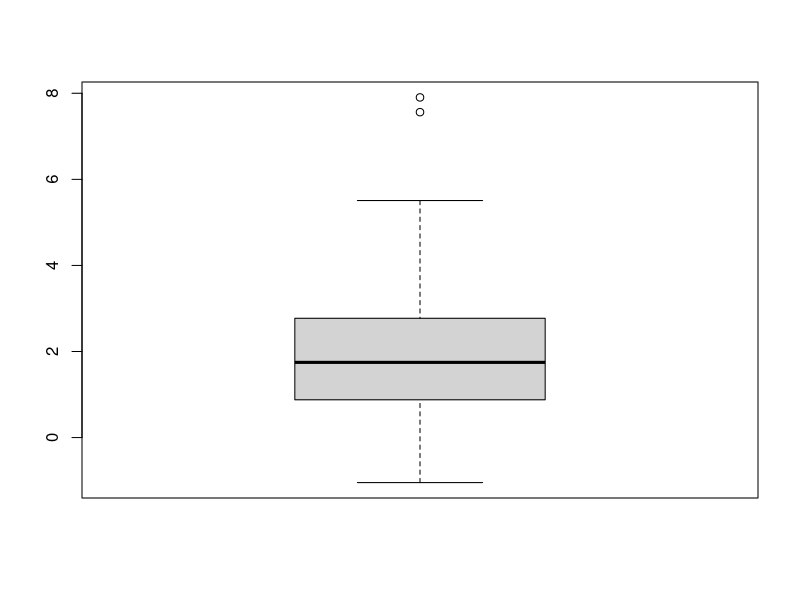
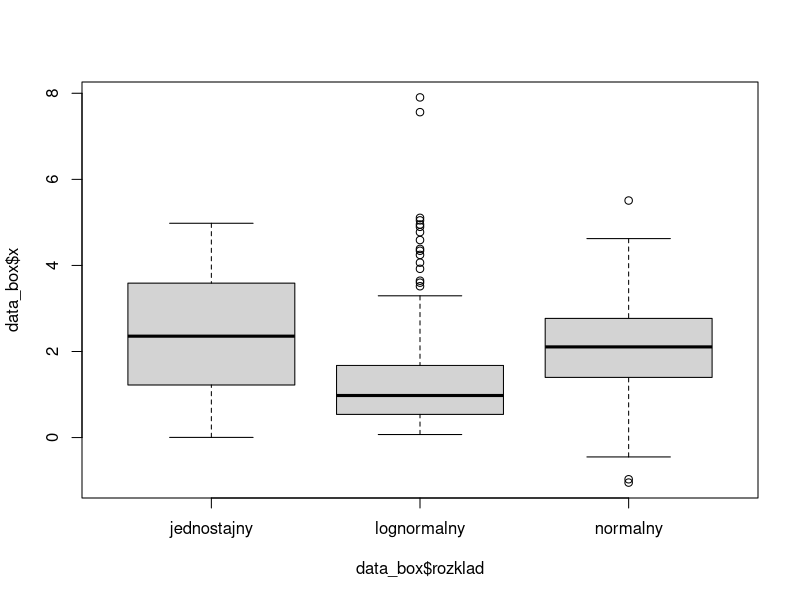
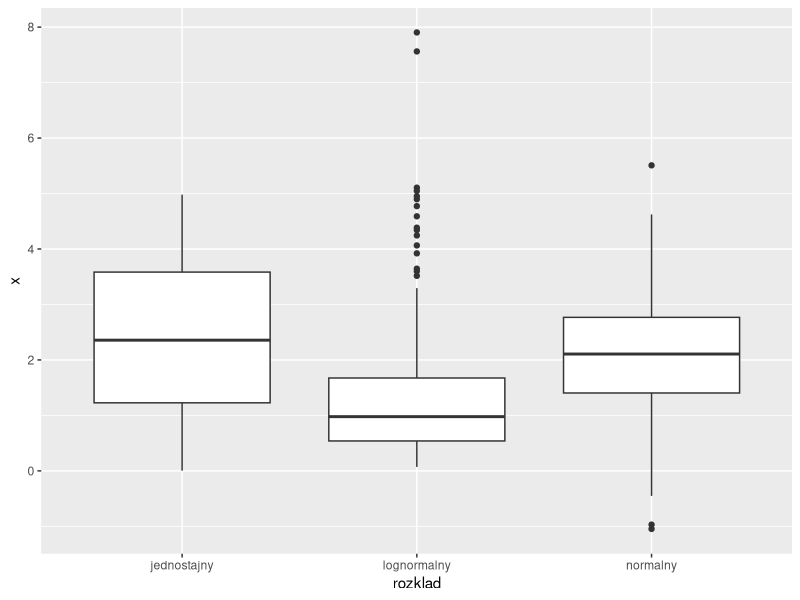
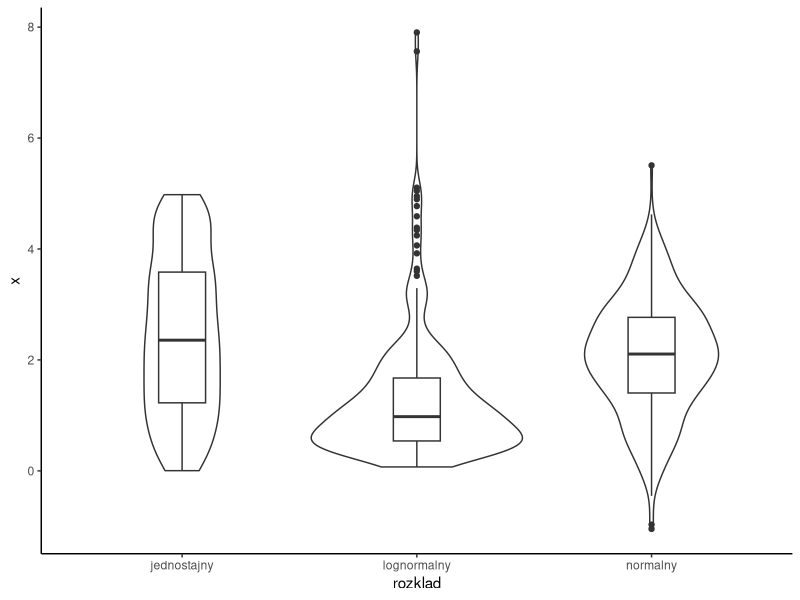
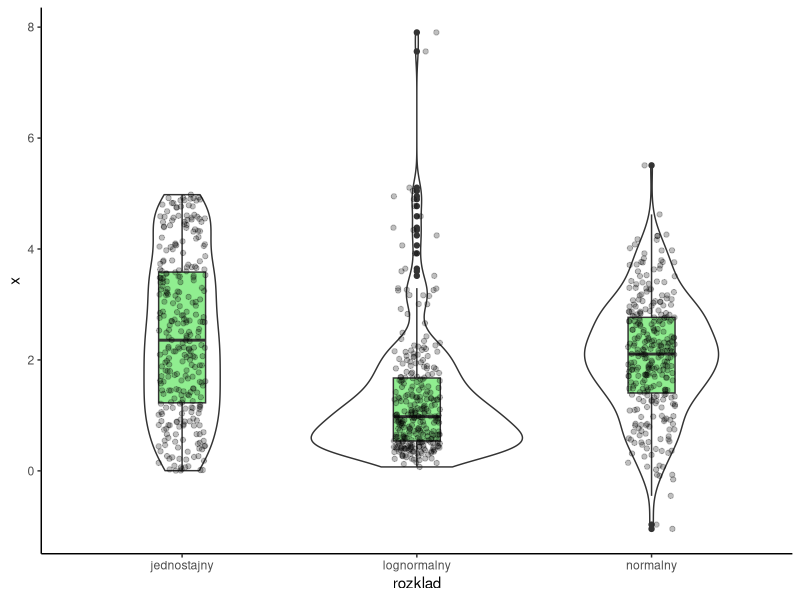

Reproduce these figures in R, in order.
## ---- chunk 1
data_box <- read.table('data/data_test.txt')

boxplot(data_box$x)

boxplot(data_box$x ~ data_box$rozklad)

## ---- chunk 2
# wczytaj bibliotekę ggplot2
library(ggplot2)

ggplot(data_box, aes(x = rozklad, y = x))+
  geom_boxplot()


## ---- chunk 3
ggplot(data_box, aes(x = rozklad, y = x))+
  geom_boxplot(width = 0.2)+ # width zmienia szerokość pudełka
  geom_violin(alpha = 0)+ # alpha = 0 violin będzie pusty w środku
  theme_classic() # białe tło, bez linii pomocniczych

ggplot(data_box, aes(x = rozklad, y = x))+
  geom_boxplot(width = 0.2, fill = 'lightgreen')+ # width zmienia szerokość pudełka
  geom_violin(alpha = 0)+ # alpha = 0 violin będzie pusty w środku
  theme_classic()+ # białe tło, bez linii pomocniczych
  geom_jitter(alpha = 0.25, width = 0.1)
